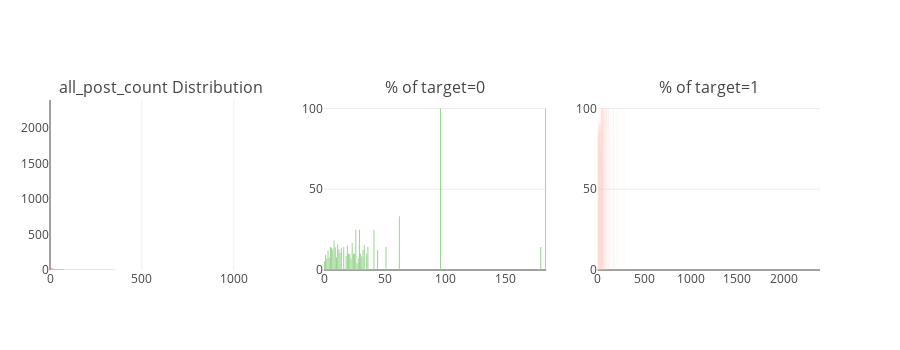

The notebook cell saved with this chart:
### Code cell
catAndTrgt(merge_df, "all_post_count")

### Figure 1 — Plotly figure (JSON) as saved in the notebook; plotly's stock layout.template omitted (floating-point values rounded to 4 significant figures)
{"data": [{"marker": {"color": "#f975ae"}, "orientation": "h", "type": "bar", "uid": "0f05b290-9a92-11e8-abe6-720006309be0", "x": [1, 1, 1, 1, 1, 1, 1, 1, 1, 1, 1, 1, 1, 1, 1, 1, 1, 1, 1, 1, 1, 1, 1, 1, 1, 1, 2, 2, 2, 2, 2, 2, 2, 2, 3, 3, 3, 3, 3, 3, 4, 4, 4, 4, 4, 4, 5, 5, 6, 6, 6, 7, 7, 7, 8, 8, 8, 8, 8, 9, 10, 10, 10, 12, 13, 14, 14, 14, 15, 18, 20, 20, 20, 20, 20, 22, 23, 24, 25, 28, 31, 38, 50, 70, 76, 79, 94, 130, 157, 198, 354, 1150], "xaxis": "x", "y": [265, 56, 60, 70, 92, 96, 108, 120, 172, 294, 183, 237, 55, 69, 75, 77, 97, 109, 115, 171, 52, 50, 2391, 213, 40, 38, 47, 61, 85, 34, 64, 99, 127, 204, 169, 54, 42, 45, 116, 62, 39, 89, 41, 46, 66, 82, 53, 58, 43, 57, 94, 36, 179, 51, 29, 44, 26, 37, 32, 63, 35, 20, 17, 31, 33, 22, 28, 16, 15, 23, 19, 30, 25, 24, 21, 14, 18, 27, 11, 13, 12, 10, 9, 5, 8, 7, 6, 4, 3, 2, 1, 0], "yaxis": "y"}, {"marker": {"color": "#96D38C"}, "name": "Target : 0", "type": "bar", "uid": "0f06f0c6-9a92-11e8-b935-720006309be0", "x": [0, 1, 3, 2, 8, 6, 4, 5, 7, 9, 11, 12, 19, 14, 10, 23, 13, 21, 18, 29, 24, 25, 26, 30, 33, 16, 183, 20, 179, 27, 28, 31, 32, 35, 36, 41, 44, 51, 62, 96, 22], "xaxis": "x2", "y": [5.391, 9.322, 12.1, 7.071, 18.42, 13.83, 7.692, 14.29, 12.66, 14, 16, 12.9, 15, 13.64, 7.895, 16.67, 10.71, 10, 8.696, 25, 10, 10, 25, 10, 15.38, 14.29, 100, 10, 14.29, 4.167, 7.143, 8.333, 12.5, 10, 14.29, 25, 12.5, 14.29, 33.33, 100, 7.143], "yaxis": "y2"}, {"marker": {"color": "#FEBFB3"}, "name": "Target : 1", "type": "bar", "uid": "0f0838d0-9a92-11e8-b7b5-720006309be0", "x": [0, 1, 2, 3, 4, 6, 7, 8, 5, 9, 10, 12, 13, 27, 18, 11, 14, 30, 24, 25, 21, 19, 15, 23, 28, 22, 16, 33, 31, 17, 20, 63, 35, 37, 32, 44, 29, 36, 179, 51, 57, 43, 26, 94, 53, 58, 66, 82, 89, 39, 46, 54, 42, 116, 41, 45, 169, 204, 64, 62, 47, 61, 34, 85, 99, 127, 40, 38, 213, 2391, 50, 52, 171, 115, 109, 97, 77, 75, 69, 55, 237, 294, 172, 120, 108, 92, 70, 60, 56, 265], "xaxis": "x3", "y": [94.61, 90.68, 92.93, 87.9, 92.31, 86.17, 87.34, 81.58, 85.71, 86, 92.11, 87.1, 89.29, 95.83, 91.3, 84, 86.36, 90, 90, 90, 90, 85, 100, 83.33, 92.86, 92.86, 85.71, 84.62, 91.67, 100, 90, 100, 90, 100, 87.5, 87.5, 75, 85.71, 85.71, 85.71, 100, 100, 75, 100, 100, 100, 100, 100, 100, 100, 100, 100, 100, 100, 75, 100, 100, 100, 100, 66.67, 100, 100, 100, 100, 100, 100, 100, 100, 100, 100, 100, 100, 100, 100, 100, 100, 100, 100, 100, 100, 100, 100, 100, 100, 100, 100, 100, 100, 100, 100], "yaxis": "y3"}], "layout": {"annotations": [{"font": {"size": 16}, "showarrow": false, "text": "all_post_count Distribution", "x": 0.1444, "xanchor": "center", "xref": "paper", "y": 1, "yanchor": "bottom", "yref": "paper"}, {"font": {"size": 16}, "showarrow": false, "text": "% of target=0", "x": 0.5, "xanchor": "center", "xref": "paper", "y": 1, "yanchor": "bottom", "yref": "paper"}, {"font": {"size": 16}, "showarrow": false, "text": "% of target=1", "x": 0.8556, "xanchor": "center", "xref": "paper", "y": 1, "yanchor": "bottom", "yref": "paper"}], "height": 350, "margin": {"l": 50}, "showlegend": false, "xaxis": {"anchor": "y", "domain": [0, 0.2889]}, "xaxis2": {"anchor": "y2", "domain": [0.3556, 0.6444]}, "xaxis3": {"anchor": "y3", "domain": [0.7111, 1]}, "yaxis": {"anchor": "x", "domain": [0, 1]}, "yaxis2": {"anchor": "x2", "domain": [0, 1]}, "yaxis3": {"anchor": "x3", "domain": [0, 1]}}}
